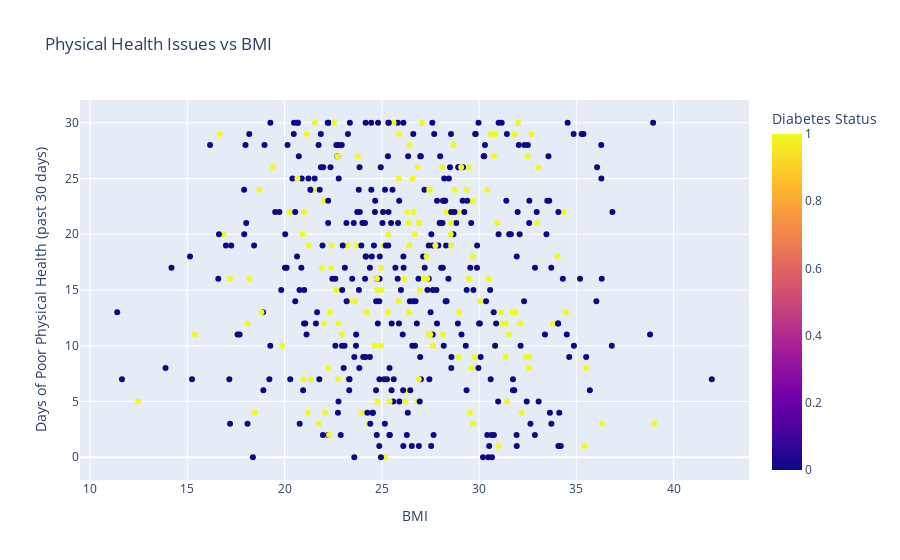

Notebook code for this chart:
### Markdown cell above
##  8. Physical Health Issues vs BMI with diabetes marking

### Code cell
# 8. Physical Health Issues vs BMI with diabetes marking
fig8 = px.scatter(df, x="BMI", y="PhysHlth", color="Diabetes_State",
                 color_discrete_map={0: "blue", 1: "red"},
                 labels={"PhysHlth": "Days of Poor Physical Health", "Diabetes_State": "Diabetes Status"},
                 title="Physical Health Issues vs BMI")
fig8.update_layout(xaxis_title="BMI", yaxis_title="Days of Poor Physical Health (past 30 days)")

### Figure 1 — Plotly figure (JSON) as saved in the notebook; plotly's stock layout.template omitted (floating-point values rounded to 4 significant figures; data arrays with more than 128 entries replaced by an {"elided": "..."} marker saying what was removed)
{"data": [{"hovertemplate": "BMI=%{x}<br>Days of Poor Physical Health=%{y}<br>Diabetes Status=%{marker.color}<extra></extra>", "legendgroup": "", "marker": {"color": {"elided": "500 int values"}, "coloraxis": "coloraxis", "symbol": "circle"}, "mode": "markers", "name": "", "orientation": "v", "showlegend": false, "type": "scatter", "x": {"elided": "500 float values"}, "xaxis": "x", "y": {"elided": "500 int values"}, "yaxis": "y"}], "layout": {"coloraxis": {"colorbar": {"title": {"text": "Diabetes Status"}}, "colorscale": [[0, "#0d0887"], [0.1111, "#46039f"], [0.2222, "#7201a8"], [0.3333, "#9c179e"], [0.4444, "#bd3786"], [0.5556, "#d8576b"], [0.6667, "#ed7953"], [0.7778, "#fb9f3a"], [0.8889, "#fdca26"], [1, "#f0f921"]]}, "legend": {"tracegroupgap": 0}, "title": {"text": "Physical Health Issues vs BMI"}, "xaxis": {"anchor": "y", "domain": [0, 1], "title": {"text": "BMI"}}, "yaxis": {"anchor": "x", "domain": [0, 1], "title": {"text": "Days of Poor Physical Health (past 30 days)"}}}}
